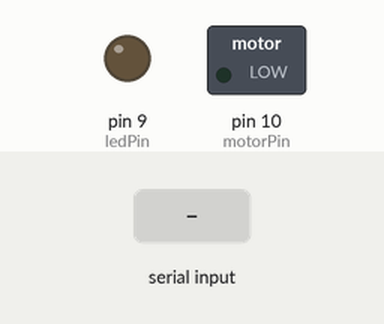
This sketch was run on a simulated Arduino Uno, built with avr-gcc and run on an emulated ATmega328P. Parts: switched loads named in the sketch (green lamp = pin HIGH), output pins drawn as LEDs (lit = HIGH). The test bench sets the inputs (shaded band).

Above: at 1.2 s.
1.3 s: "L90\n" received over Serial
At 2.5 s:
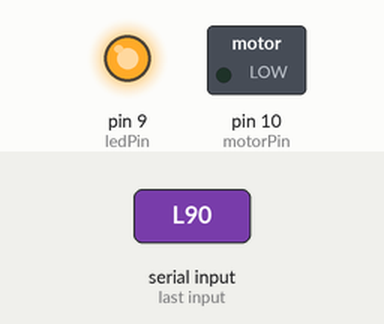
2.8 s: "F90\n" received over Serial
At 3.9 s:
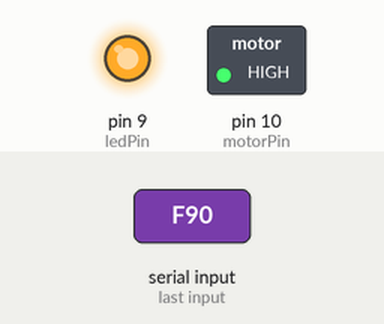
4.3 s: "L,45\n" received over Serial
At 5.0 s:
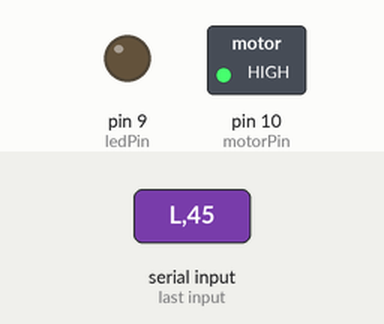
5.8 s: "F,45\n" received over Serial
At 6.2 s:
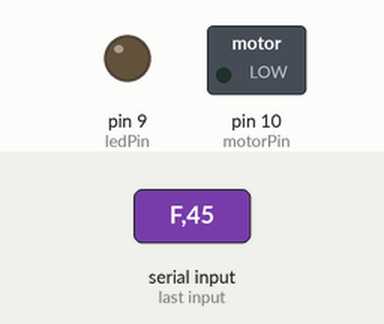
Timing chart, 0 to 8.3 s (numbered marks = the images above; inputs shaded):
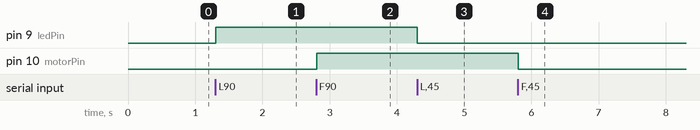

The sketch:

handgesture_arduino_code.ino
```cpp
const int ledPin = 9;
const int motorPin = 10;

int light_intensity = 0;
int motor_speed = 0;

void setup() {
  pinMode(ledPin, OUTPUT);
  pinMode(motorPin, OUTPUT);
  analogWrite(ledPin, light_intensity);
  analogWrite(motorPin, motor_speed);
  Serial.begin(9600);
}

void loop() {
  if (Serial.available() > 0) {
    String msg = Serial.readStringUntil('\n');

    if (msg.startsWith("L")) {
      int value = msg.substring(1).toInt();
      light_intensity = map(value, 0, 4, 0, 255);
      analogWrite(ledPin, light_intensity);
    } else if (msg.startsWith("F")) {
      int value = msg.substring(1).toInt();
      motor_speed = map(value, 0, 4, 0, 255);
      analogWrite(motorPin, motor_speed);
    }
  }
}
```

Measured:
- after the input at 1.3 s, pin 9 (ledPin): LOW → HIGH at once
- after the input at 2.8 s, pin 10 (motorPin): LOW → HIGH at once
- after the input at 4.3 s, pin 9 (ledPin): HIGH → LOW at once
- after the input at 5.8 s, pin 10 (motorPin): HIGH → LOW at once
